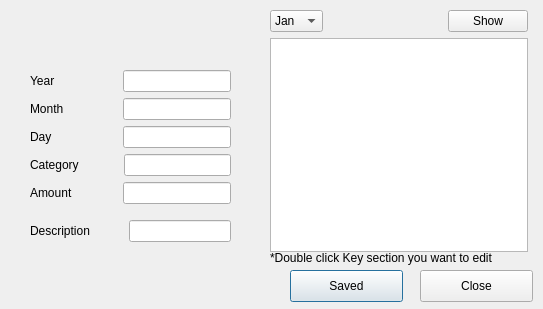
<?xml version="1.0" encoding="UTF-8"?>
<ui version="4.0">
 <class>Monitoring_edit</class>
 <widget class="QDialog" name="Monitoring_edit">
  <property name="geometry">
   <rect>
    <x>0</x>
    <y>0</y>
    <width>543</width>
    <height>309</height>
   </rect>
  </property>
  <property name="windowTitle">
   <string>Dialog</string>
  </property>
  <widget class="QPushButton" name="pushButton">
   <property name="geometry">
    <rect>
     <x>290</x>
     <y>270</y>
     <width>113</width>
     <height>32</height>
    </rect>
   </property>
   <property name="text">
    <string>Saved</string>
   </property>
  </widget>
  <widget class="QPushButton" name="pushButton_2">
   <property name="geometry">
    <rect>
     <x>420</x>
     <y>270</y>
     <width>113</width>
     <height>32</height>
    </rect>
   </property>
   <property name="text">
    <string>Close</string>
   </property>
  </widget>
  <widget class="QWidget" name="layoutWidget">
   <property name="geometry">
    <rect>
     <x>270</x>
     <y>10</y>
     <width>258</width>
     <height>242</height>
    </rect>
   </property>
   <layout class="QVBoxLayout" name="verticalLayout_3">
    <item>
     <layout class="QHBoxLayout" name="horizontalLayout_6">
      <item>
       <widget class="QComboBox" name="Month_combo">
        <item>
         <property name="text">
          <string>Jan</string>
         </property>
        </item>
        <item>
         <property name="text">
          <string>Feb</string>
         </property>
        </item>
        <item>
         <property name="text">
          <string>Mar</string>
         </property>
        </item>
        <item>
         <property name="text">
          <string>Apr</string>
         </property>
        </item>
        <item>
         <property name="text">
          <string>May</string>
         </property>
        </item>
        <item>
         <property name="text">
          <string>Jun</string>
         </property>
        </item>
        <item>
         <property name="text">
          <string>Jul</string>
         </property>
        </item>
        <item>
         <property name="text">
          <string>Aug</string>
         </property>
        </item>
        <item>
         <property name="text">
          <string>Sep</string>
         </property>
        </item>
        <item>
         <property name="text">
          <string>Oct</string>
         </property>
        </item>
        <item>
         <property name="text">
          <string>Nov</string>
         </property>
        </item>
        <item>
         <property name="text">
          <string>Dec</string>
         </property>
        </item>
       </widget>
      </item>
      <item>
       <spacer name="horizontalSpacer">
        <property name="orientation">
         <enum>Qt::Horizontal</enum>
        </property>
        <property name="sizeHint" stdset="0">
         <size>
          <width>58</width>
          <height>20</height>
         </size>
        </property>
       </spacer>
      </item>
      <item>
       <widget class="QPushButton" name="pushButton_3">
        <property name="text">
         <string>Show</string>
        </property>
       </widget>
      </item>
     </layout>
    </item>
    <item>
     <widget class="QTableView" name="tableView"/>
    </item>
   </layout>
  </widget>
  <widget class="QWidget" name="layoutWidget">
   <property name="geometry">
    <rect>
     <x>30</x>
     <y>60</y>
     <width>201</width>
     <height>194</height>
    </rect>
   </property>
   <layout class="QVBoxLayout" name="verticalLayout_4">
    <item>
     <layout class="QVBoxLayout" name="verticalLayout_2">
      <item>
       <layout class="QVBoxLayout" name="verticalLayout">
        <item>
         <layout class="QHBoxLayout" name="horizontalLayout">
          <item>
           <widget class="QLabel" name="label">
            <property name="text">
             <string>Year</string>
            </property>
           </widget>
          </item>
          <item>
           <spacer name="horizontalSpacer_2">
            <property name="orientation">
             <enum>Qt::Horizontal</enum>
            </property>
            <property name="sizeHint" stdset="0">
             <size>
              <width>40</width>
              <height>20</height>
             </size>
            </property>
           </spacer>
          </item>
          <item>
           <widget class="QLineEdit" name="Year_edit"/>
          </item>
         </layout>
        </item>
        <item>
         <layout class="QHBoxLayout" name="horizontalLayout_2">
          <item>
           <widget class="QLabel" name="label_2">
            <property name="text">
             <string>Month</string>
            </property>
           </widget>
          </item>
          <item>
           <spacer name="horizontalSpacer_3">
            <property name="orientation">
             <enum>Qt::Horizontal</enum>
            </property>
            <property name="sizeHint" stdset="0">
             <size>
              <width>40</width>
              <height>20</height>
             </size>
            </property>
           </spacer>
          </item>
          <item>
           <widget class="QLineEdit" name="Month_edit"/>
          </item>
         </layout>
        </item>
        <item>
         <layout class="QHBoxLayout" name="horizontalLayout_3">
          <item>
           <widget class="QLabel" name="label_3">
            <property name="text">
             <string>Day</string>
            </property>
           </widget>
          </item>
          <item>
           <spacer name="horizontalSpacer_4">
            <property name="orientation">
             <enum>Qt::Horizontal</enum>
            </property>
            <property name="sizeHint" stdset="0">
             <size>
              <width>40</width>
              <height>20</height>
             </size>
            </property>
           </spacer>
          </item>
          <item>
           <widget class="QLineEdit" name="Day_edit"/>
          </item>
         </layout>
        </item>
        <item>
         <layout class="QHBoxLayout" name="horizontalLayout_4">
          <item>
           <widget class="QLabel" name="label_4">
            <property name="text">
             <string>Category</string>
            </property>
           </widget>
          </item>
          <item>
           <spacer name="horizontalSpacer_5">
            <property name="orientation">
             <enum>Qt::Horizontal</enum>
            </property>
            <property name="sizeHint" stdset="0">
             <size>
              <width>40</width>
              <height>20</height>
             </size>
            </property>
           </spacer>
          </item>
          <item>
           <widget class="QLineEdit" name="Cate_edit"/>
          </item>
         </layout>
        </item>
       </layout>
      </item>
      <item>
       <layout class="QHBoxLayout" name="horizontalLayout_5">
        <item>
         <widget class="QLabel" name="label_5">
          <property name="text">
           <string>Amount</string>
          </property>
         </widget>
        </item>
        <item>
         <spacer name="horizontalSpacer_6">
          <property name="orientation">
           <enum>Qt::Horizontal</enum>
          </property>
          <property name="sizeHint" stdset="0">
           <size>
            <width>40</width>
            <height>20</height>
           </size>
          </property>
         </spacer>
        </item>
        <item>
         <widget class="QLineEdit" name="Amount_edit"/>
        </item>
       </layout>
      </item>
     </layout>
    </item>
    <item>
     <layout class="QHBoxLayout" name="horizontalLayout_7">
      <item>
       <widget class="QLabel" name="label_6">
        <property name="text">
         <string>Description</string>
        </property>
       </widget>
      </item>
      <item>
       <spacer name="horizontalSpacer_7">
        <property name="orientation">
         <enum>Qt::Horizontal</enum>
        </property>
        <property name="sizeHint" stdset="0">
         <size>
          <width>40</width>
          <height>20</height>
         </size>
        </property>
       </spacer>
      </item>
      <item>
       <widget class="QLineEdit" name="Desc_edit"/>
      </item>
     </layout>
    </item>
   </layout>
  </widget>
  <widget class="QLabel" name="label_7">
   <property name="geometry">
    <rect>
     <x>270</x>
     <y>250</y>
     <width>271</width>
     <height>16</height>
    </rect>
   </property>
   <property name="text">
    <string>*Double click Key section you want to edit</string>
   </property>
  </widget>
 </widget>
 <resources/>
 <connections/>
</ui>
